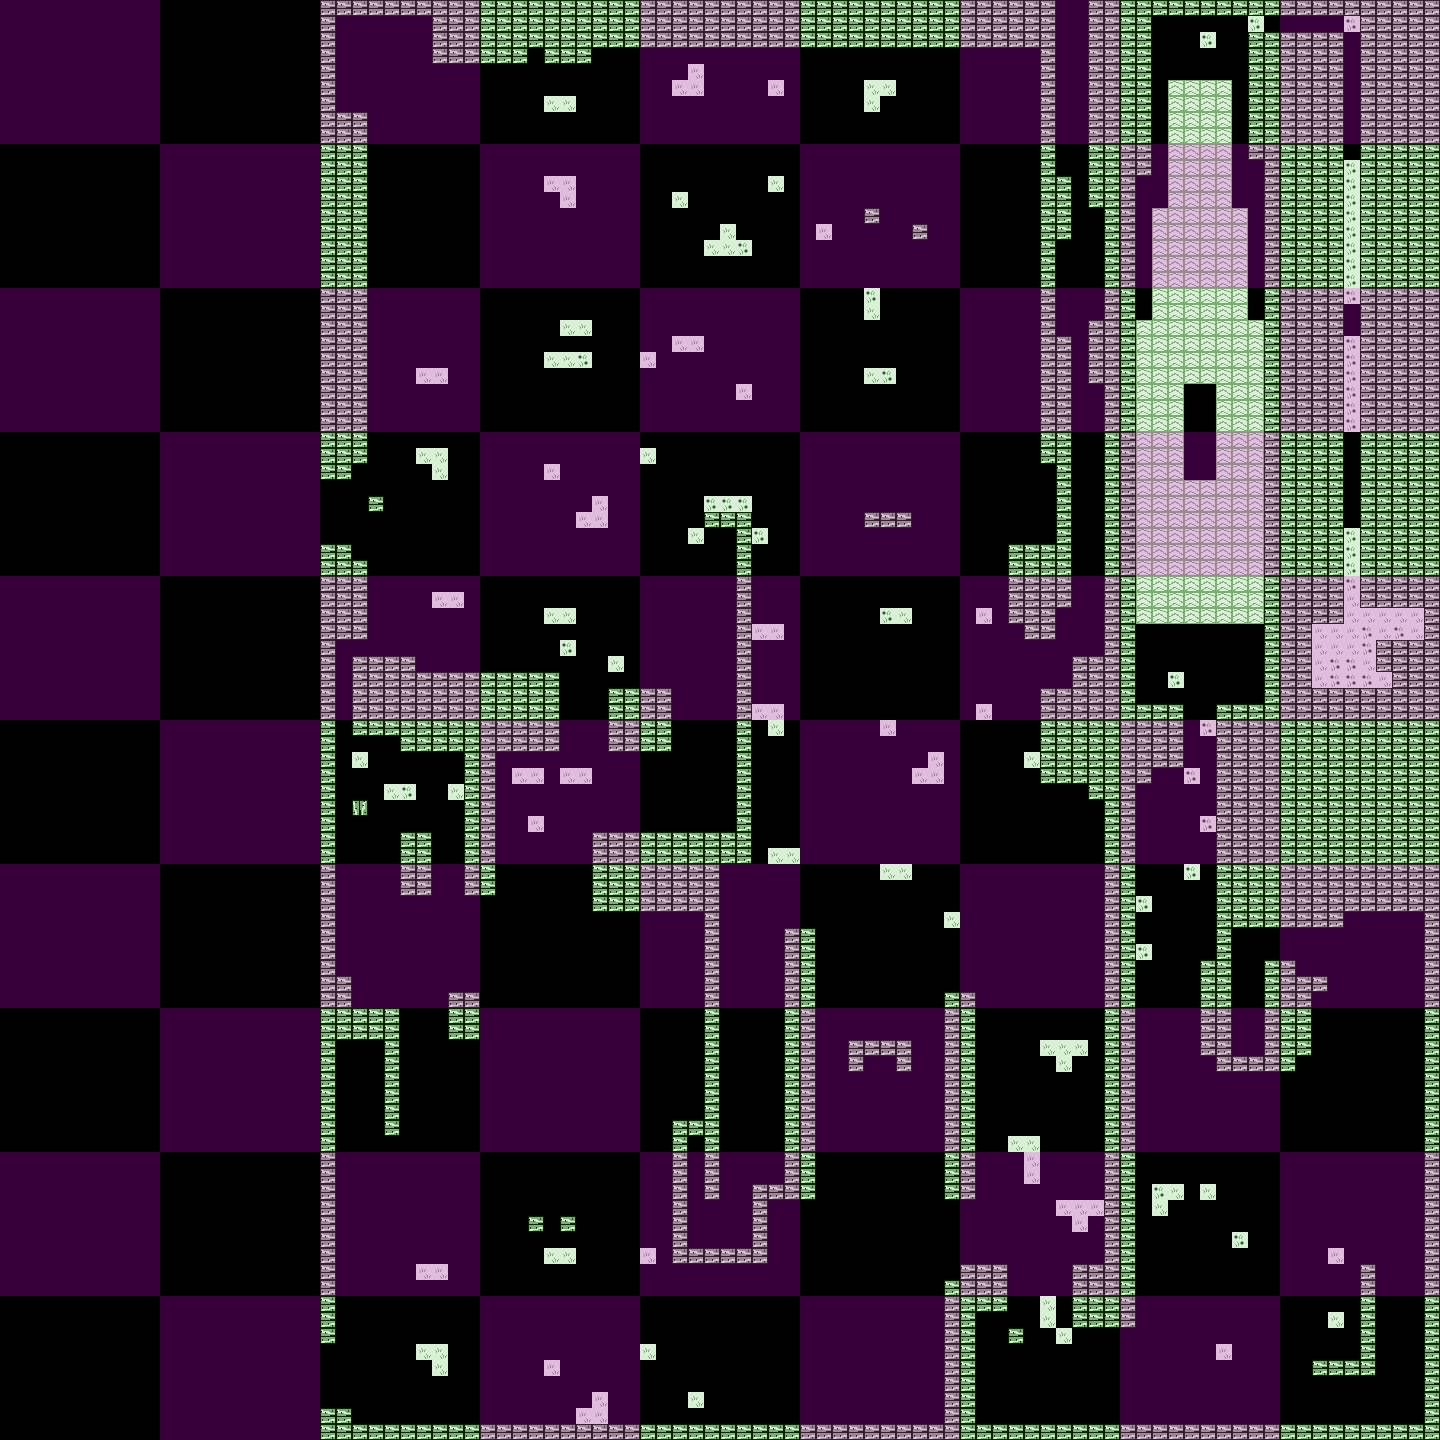

The image is a tile-based game level rendered from a .tmx file. Its description and source (layers, tilesets, objects; grid data summarised) follow:
An orthogonal 90x90 tile map with 16x16 px tiles, 2 tile layers (main, guide), 1 hidden layer not drawn, 2 tilesets and 1 object.

<map version="1.0" orientation="orthogonal" renderorder="right-down" width="90" height="90" tilewidth="16" tileheight="16" nextobjectid="11">
 <tileset firstgid="1" name="tiles" tilewidth="16" tileheight="16" tilecount="16" columns="4">
  <image source="../graphics/tiles.png" width="64" height="64" />
 </tileset>
 <tileset firstgid="17" name="entities" tilewidth="16" tileheight="16" tilecount="16" columns="4">
  <image source="../graphics/entities.png" width="64" height="64" />
 </tileset>
 <layer name="main" width="90" height="90">
  <data>[8100 cells, 2821 non-empty, 5 distinct tile ids]</data>
 </layer>
 <layer name="collision_mask" width="90" height="90" visible="0" opacity="0.83">
  <data>[8100 cells, 1683 non-empty, 1 distinct tile ids]</data>
 </layer>
 <objectgroup name="entities">
  <object id="9" gid="17" x="712" y="192" width="16" height="16" />
 </objectgroup>
 <layer name="guide" width="90" height="90" opacity="0.22">
  <data>[8100 cells, 4050 non-empty, 1 distinct tile ids]</data>
 </layer>
</map>
